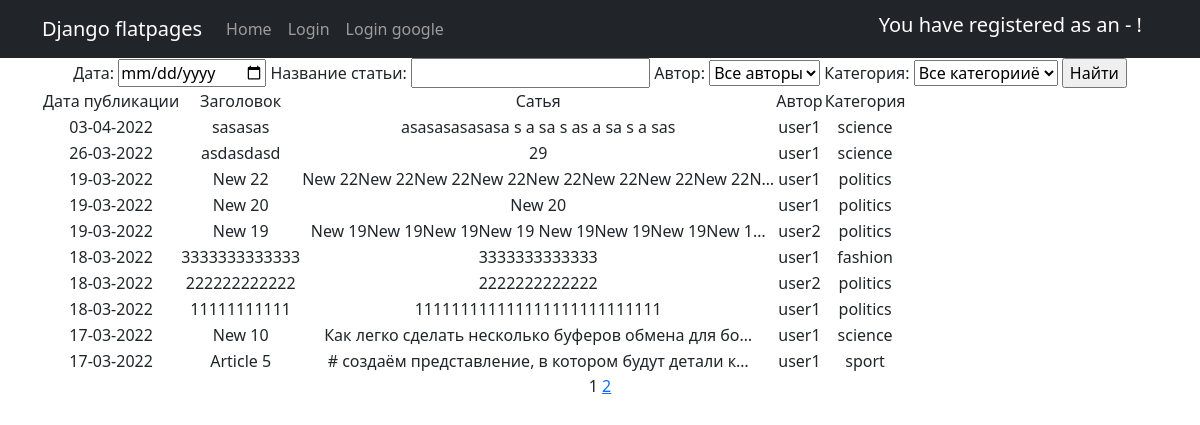
The page /news/search/ on the database as committed earlier.
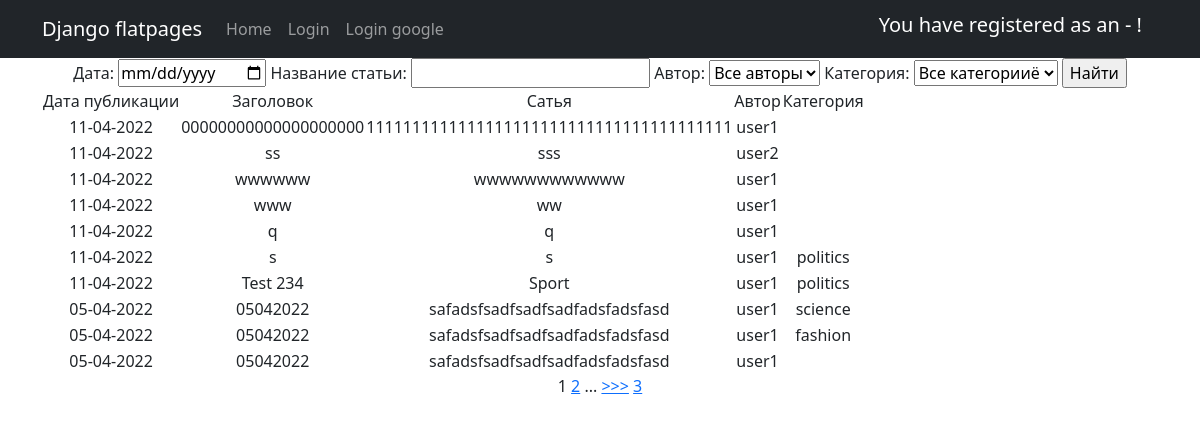
The same page on the database as committed later.
### News_Portal/models.py (models this page shows, shortened)
class Post(models.Model):
    title = models.CharField(max_length=255)
    text = models.TextField()
    rating = models.SmallIntegerField(default=0)
    NEWS = 'NW'
    ARTICLE = 'AR'
    CAT_CHOICES = (
        (NEWS, 'Новость'),
        (ARTICLE, 'Статья'),
    )
    type = models.CharField(max_length=2, choices=CAT_CHOICES, default=ARTICLE)
    date = models.DateTimeField(auto_now_add=True)
    author = models.ForeignKey(Author, on_delete=models.CASCADE)
    category = models.ManyToManyField(Category, through='PostCategory')

class Author(models.Model):
    user = models.OneToOneField(User, on_delete=models.CASCADE)
    rating = models.SmallIntegerField(default=0)
    def __str__(self):
        return f'{self.user}'

class Category(models.Model):
    name = models.CharField(max_length=255, unique=True)
    subscribers = models.ForeignKey(User, on_delete=models.CASCADE, default='', null=True)
    def __str__(self):
        return f'{self.name}'

### News_Portal/views.py (the view)
# urls.py: path('search/', PostSearchView.as_view(), name='news_search'),
class PostSearchView(ListView):
    model = Post  # указываем модель, объекты которой мы будем выводить
    template_name = 'new_search.html'  # указываем имя шаблона, в котором будет лежать HTML, в котором будут все инструкции о том, как именно пользователю должны вывестись наши объекты
    context_object_name = 'news'
    paginate_by = 10  # поставим постраничный вывод в 10 элементов
    ordering = ['-id']
    def get_filter(self):
        return PostSearch(self.request.GET, queryset=super().get_queryset())
    def get_queryset(self):
        return self.get_filter().qs
    def get_context_data(self, **kwargs):
        return {
            **super().get_context_data(**kwargs),
            'filter': self.get_filter(),
        }

### News_Portal/templatetags/custom_tags.py (called while the page is built)
@register.simple_tag(takes_context=True) #сообщаеv Django, что для работы тега требуется передать контекст
def url_replace(context, **kwargs):
   d = context['request'].GET.copy() #скопировать все параметры текущего запроса
   for k, v in kwargs.items():
       d[k] = v #по указанным полям устанавливаем новые значения
   return d.urlencode()

### templates/new_search.html (shortened to what this page needs)
{% extends 'flatpages/default.html' %}
{% load custom_tags %}
{% block content %}
    <form method="GET">
        {{ filter.form }}
        <input type="submit" value="Найти">
    </form>
    {% if news %}
        <table>
            <tr>
                <td>Дата публикации</td>
                <td>Заголовок</td>
                <td>Сатья</td>
                <td>Автор</td>
                <td>Категория</td>
            </tr>
            {% for new in news %}
                <tr>
                    <td>{{ new.date|date:'d-m-Y' }}</td>
                    <td>{{ new.title }}</td>
                    <td>{{ new.text|truncatechars:50 }}</td>
                    <td>{{ new.author.user }}</td>
                    <td>
                        {% for category in new.category.all %}
                            {{ category }}
                        {% endfor %}
                    </td>
                </tr>
            {% endfor %}
        </table>
    {% else %}
        <h2>НОВОСТЕЙ НЕТ!</h2>
    {% endif %}
    {% if is_paginated %}
        {{ page_obj.number }}
        {% if page_obj.has_next %}
            <a href="?{% url_replace page=page_obj.next_page_number %}">{{ page_obj.next_page_number }}</a>
            {% if paginator.num_pages != page_obj.next_page_number %}
                ...
                <a href="?{% url_replace page=page_obj.next_page_number %}">>>></a>
                <a href="?{% url_replace page=page_obj.paginator.num_pages %}">{{ page_obj.paginator.num_pages }}</a>
            {% endif %}
        {% endif %}
    {% endif %}
{% endblock content %}

Rows that differ between the two databases and show on the page:
no longer on this page (row unchanged): Post: date "03-04-2022", title "sasasas", text "asasasasasasa s a sa s as a sa s a sas", author.user "user1", Category (name "science")
no longer on this page (row unchanged): Post: date "26-03-2022", title "asdasdasd", text "29", author.user "user1", Category (name "science")
no longer on this page (row unchanged): Post: date "19-03-2022", title "New 22", text "New 22New 22New 22New 22New 22New 22New 22New 22N…", author.user "user1", Category (name "politics")
no longer on this page (row unchanged): Post: date "19-03-2022", title "New 20", text "New 20", author.user "user1", Category (name "politics")
no longer on this page (row unchanged): Post: date "19-03-2022", title "New 19", text "New 19New 19New 19New 19 New 19New 19New 19New 1…", author.user "user2", Category (name "politics")
no longer on this page (row unchanged): Post: date "18-03-2022", title "3333333333333", text "3333333333333", author.user "user1", Category (name "fashion")
no longer on this page (row unchanged): Post: date "18-03-2022", title "222222222222", text "2222222222222", author.user "user2", Category (name "politics")
no longer on this page (row unchanged): Post: date "18-03-2022", title "11111111111", text "111111111111111111111111111", author.user "user1", Category (name "politics")
no longer on this page (row unchanged): Post: date "17-03-2022", title "New 10", text "Как легко сделать несколько буферов обмена для бо…", author.user "user1", Category (name "science")
no longer on this page (row unchanged): Post: date "17-03-2022", title "Article 5", text "# создаём представление, в котором будут детали к…", author.user "user1"
no longer on this page (row unchanged): Category: name "sport", shown under "17-03-2022"
added Post: date "11-04-2022", title "00000000000000000000", text "1111111111111111111111111111111111111111", author.user "user1"
added Post: date "11-04-2022", title "ss", text "sss", author.user "user2"
added Post: date "11-04-2022", title "wwwwww", text "wwwwwwwwwwww", author.user "user1"
added Post: date "11-04-2022", title "www", text "ww", author.user "user1"
added Post: date "11-04-2022", title "q", text "q", author.user "user1"
added Post: date "11-04-2022", title "s", text "s", author.user "user1", Category (name "politics")
added Post: date "11-04-2022", title "Test 234", text "Sport", author.user "user1", Category (name "politics")
added Post: date "05-04-2022", title "05042022", text "safadsfsadfsadfsadfadsfadsfasd", author.user "user1", Category (name "science")
added Post: date "05-04-2022", title "05042022", text "safadsfsadfsadfsadfadsfadsfasd", author.user "user1", Category (name "fashion")
added Post: date "05-04-2022", title "05042022", text "safadsfsadfsadfsadfadsfadsfasd", author.user "user1"
Other text that changed with them:
{{ page_obj.paginator.num_pages }}: (not shown) → "3"
